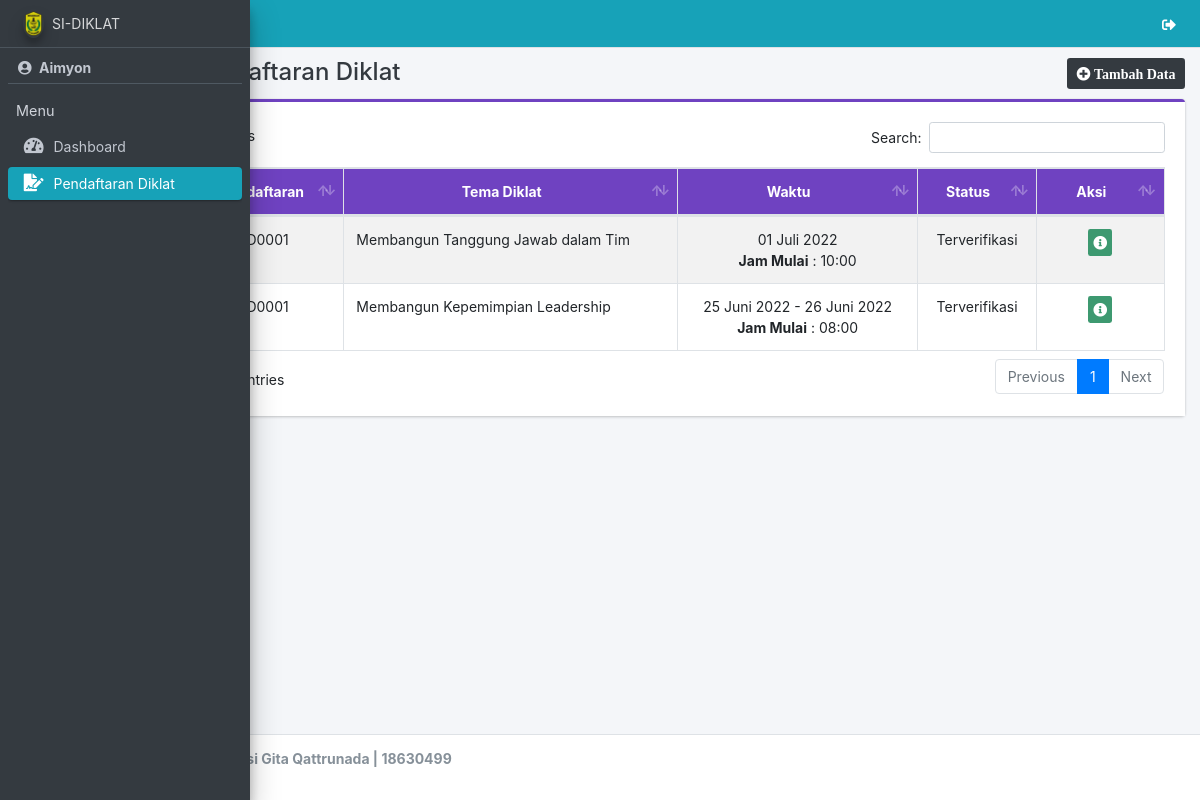
/peserta/pendaftaran/index.php (signed in), run on the app's committed database.
### tables this page shows
CREATE TABLE `pendaftaran` (
  `id_pendaftaran` int(11) NOT NULL,
  `id_peserta` int(11) NOT NULL,
  `nomor` varchar(20) DEFAULT NULL,
  `id_diklat` int(11) NOT NULL,
  `id_instansi` int(11) NOT NULL,
  `verif` char(1) NOT NULL
);

CREATE TABLE `diklat` (
  `id_diklat` int(11) NOT NULL,
  `tema` varchar(100) NOT NULL,
  `id_materi` int(11) NOT NULL,
  `id_tutor` int(11) NOT NULL,
  `tgl_mulai` date NOT NULL,
  `tgl_selesai` date NOT NULL,
  `jam_mulai` varchar(10) NOT NULL,
  `id_ruangan` int(11) NOT NULL,
  `sts` char(1) NOT NULL
);

### app/config.php (called while the page is built, shortened)
<?php
function tgl($tanggal)
{
  $bulan = array(
    1 =>   'Januari',
    'Februari',
    'Maret',
    'April',
    'Mei',
    'Juni',
    'Juli',
    'Agustus',
    'September',
    'Oktober',
    'November',
    'Desember'
  );
  $pecahkan = explode('-', $tanggal);
  return $pecahkan[2] . ' ' . $bulan[(int) $pecahkan[1]] . ' ' . $pecahkan[0];
}

### peserta/pendaftaran/index.php (shortened to what this page needs)
<?php
require '../../app/config.php';
include_once '../../template/header.php';
include_once '../../template/sidebar.php';
$log = $con->query("SELECT * FROM user WHERE id_user = '$_SESSION[id_user]' ")->fetch_array();
$user = $log['id_peserta'];
?>
<div class="content-wrapper">
    <div class="content-header">
        <div class="container-fluid">
            <div class="row">
                <div class="col-sm-6">
                    <h4 class="m-0 text-dark"><i class="fa fa-file-signature ml-1 mr-1"></i> Data Pendaftaran Diklat</h4>
                </div>
                <div class="col-sm-6 text-right">
                    <a href="tambah" class="btn btn-sm bg-dark"><i class="fa fa-plus-circle"> Tambah Data</i></a>
                </div>
            </div>
        </div>
    </div>
    <section class="content">
        <div class="container-fluid">
            <div class="row">
                <div class="col-md-12">
                    <div class="card card-purple card-outline">
                        <div class="card-body" style="background-color: white;">
                            <div class="table-responsive">
                                <table id="example1" class="table table-bordered table-striped dataTable">
                                    <thead class="bg-purple">
                                        <tr align="center">
                                            <th>No</th>
                                            <th>No. Pendaftaran</th>
                                            <th>Tema Diklat</th>
                                            <th>Waktu</th>
                                            <th>Status</th>
                                            <th>Aksi</th>
                                        </tr>
                                    </thead>
                                    <tbody>
                                        <?php
                                        $no = 1;
                                        $data = $con->query("SELECT * FROM pendaftaran a JOIN diklat b ON a.id_diklat = b.id_diklat WHERE a.id_peserta = '$user' ORDER BY id_pendaftaran DESC");
                                        while ($row = $data->fetch_array()) {
                                        ?>
                                            <tr>
                                                <td align="center" width="5%"><?= $no++ ?></td>
                                                <td align="center">
                                                    <?php if (!empty($row['nomor'])) {
                                                        echo $row['nomor'];
                                                    } else {
                                                        echo 'Menunggu Verifikasi';
                                                    } ?>
                                                </td>
                                                <td><?= $row['tema'] ?></td>
                                                <td align="center">
                                                    <?php if ($row['tgl_mulai'] == $row['tgl_selesai']) { ?>
                                                        <?= tgl($row['tgl_mulai']) ?>
                                                    <?php } else { ?>
                                                        <?= tgl($row['tgl_mulai']) . ' - ' . tgl($row['tgl_selesai']) ?>
                                                    <?php } ?>
                                                    <br>
                                                    <b>Jam Mulai</b> : <?= $row['jam_mulai'] ?>
                                                </td>
                                                <td align="center">
                                                    <?php if ($row['verif'] == 1) {
                                                        echo 'Terverifikasi';
                                                    } else {
                                                        echo 'Belum Terverifikasi';
                                                    } ?>
                                                </td>
                                                <td align="center" width="12%">
                                                    <a href="#id<?= $row[0]; ?>" data-toggle="modal" class="btn bg-olive btn-xs" title="Detail"><i class="fa fa-info-circle"></i></a>
                                                </td>
                                            </tr>
                                        <?php } ?>
                                    </tbody>
                                </table>
                            </div>
                        </div>
                    </div>
                </div>
            </div>
        </div>
    </section>
</div>
<?php
include_once '../../template/footer.php';
?>

### data on the page
pendaftaran: nomor "NPD0001", id_diklat.tema "Membangun Tanggung Jawab dalam Tim", id_diklat.tgl_mulai "01 Juli 2022", id_diklat.jam_mulai "10:00", verif "Terverifikasi"
pendaftaran: nomor "NPD0001", id_diklat.tema "Membangun Kepemimpian Leadership", id_diklat.tgl_mulai "25 Juni 2022", id_diklat.tgl_selesai "26 Juni 2022", id_diklat.jam_mulai "08:00", verif "Terverifikasi"

### other printed values
$_SESSION['nm_user'] "Aimyon"
